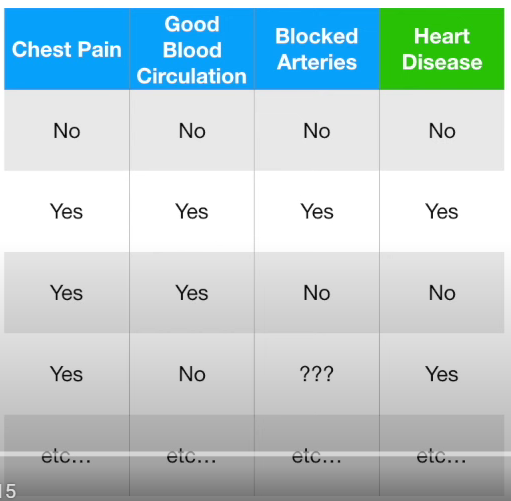
#> input picture Machine Learning/Decision Tree/Feature Selection and Missing Values/images/dataset.png, 511 x 501 px
$ jupyter execute 'feature selection and missing values.ipynb'
#> lines starting #> are read from the running program, lines starting #| are printed output that depends on the picture
1. [Feature Selection in Decision Tree](#feature-selection-in-decision-tree)
2. [Missing Values in Decision Tree](#missing-values-in-decision-tree)

[cell 1]
from PIL import Image
from IPython.display import display

img = Image.open('images/dataset.png')
#> img is the input picture: PIL image 511x501 RGBA; mean R, G, B, A 185.1, 206.3, 208.9, 255
new_image = img.resize((300, 290))
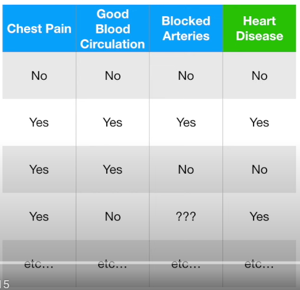
#> new_image: PIL image 300x290 RGBA; mean R, G, B, A 185.1, 206.2, 208.9, 255
display(new_image)

#### Feature Selection in Decision Tree:
- consider, we build the full sized tree

[cell 2]
from PIL import Image
from IPython.display import display

img = Image.open('images/tree.png')
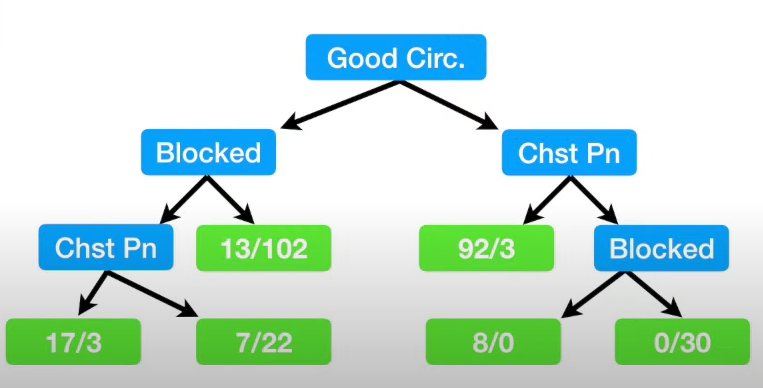
#> input picture Machine Learning/Decision Tree/Feature Selection and Missing Values/images/tree.png, 763 x 388 px
#> img is the input picture: PIL image 763x388 RGBA; mean R, G, B, A 196.4, 224.2, 214.7, 255
new_image = img.resize((500, 240))
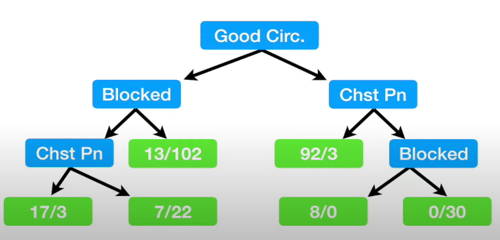
#> new_image: PIL image 500x240 RGBA; mean R, G, B, A 196.4, 224.2, 214.7, 255
display(new_image)

- the branching of node (feature importance) is performed based on the impurity value
    - i.e. if we find the left node (Blocked[No]) after separating has an impurity of 0.29 and without separating it is 0.20
- Then we do not split the node instead we them as a leaf node

[cell 3]
from PIL import Image
from IPython.display import display

img = Image.open('images/feature_selection.png')
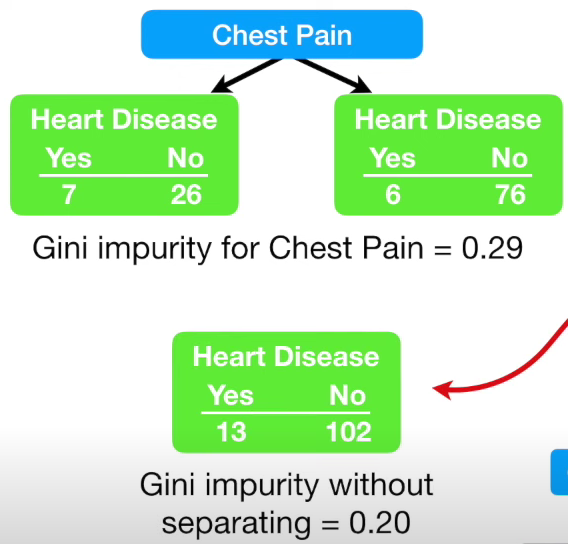
#> input picture Machine Learning/Decision Tree/Feature Selection and Missing Values/images/feature_selection.png, 568 x 544 px
#> img is the input picture: PIL image 568x544 RGBA; mean R, G, B, A 196.7, 235.2, 196.9, 255
new_image = img.resize((350, 350))
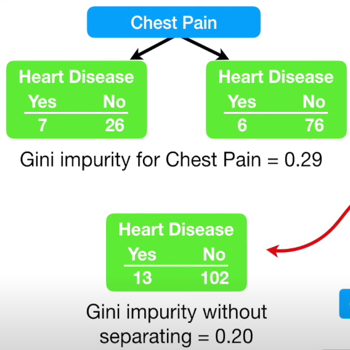
#> new_image: PIL image 350x350 RGBA; mean R, G, B, A 196.7, 235.1, 196.9, 255
display(new_image)
